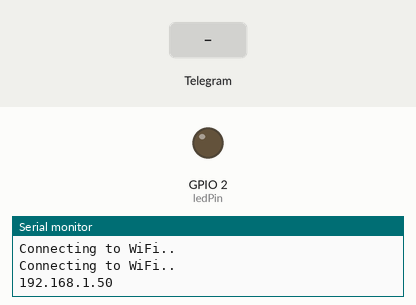
Recording of a sketch running on a simulated ESP8266 (NodeMCU). Shown: output pins drawn as LEDs (lit = HIGH), the last lines printed to the serial monitor. Inputs (shaded band) come from the test bench. WiFi joins after 1.5 s; servers stay silent unless stated.

Above: at 3.2 s.
3.3 s: Telegram message "/led_on" received
At 4.2 s:
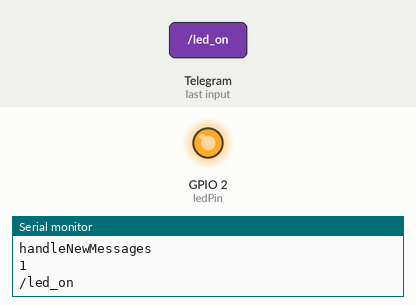
7.0 s: Telegram message "/led_off" received
At 8.9 s:
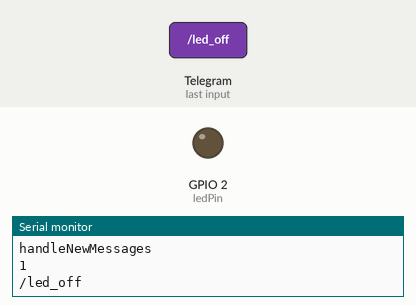
Timing chart, 0 to 10.4 s (numbered marks = the images above; inputs shaded):
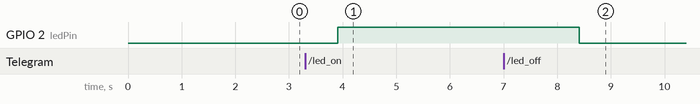

The sketch:

main.ino
```cpp
#ifdef ESP32
#include <WiFi.h>
#else
#include <ESP8266WiFi.h>
#endif
#include <WiFiClientSecure.h>
#include <UniversalTelegramBot.h>   // Universal Telegram Bot Library written by Brian Lough: https://github.com/witnessmenow/Universal-Arduino-Telegram-Bot
#include <ArduinoJson.h>
// Replace with your network credentials
const char* ssid = "Your_SSID";
const char* password = "Your_pass";
// Initialize Telegram BOT
#define BOTtoken "Your_Bot_Token"  // your Bot Token (Get from Botfather)
// Use @myidbot to find out the chat ID of an individual or a group
// Also, you need to click "start" on a bot before it can
// message you
#define CHAT_ID "Your_chat_id"
WiFiClientSecure client;
UniversalTelegramBot bot(BOTtoken, client);
// Checks for new messages every 1 second.
int botRequestDelay = 1000;
unsigned long lastTimeBotRan;
const int ledPin = 2;
bool ledState = LOW;
// Handle new receive messages
void handleNewMessages(int numNewMessages) {
  Serial.println("handleNewMessages");
  Serial.println(String(numNewMessages));
  for (int i=0; i<numNewMessages; i++) {
    // Chat id of the requester
    String chat_id = String(bot.messages[i].chat_id);
    if (chat_id != CHAT_ID){
      bot.sendMessage(chat_id, "Unauthorized user", "");
      continue;
    }
    // Print the received message
    String text = bot.messages[i].text;
    Serial.println(text);
    String from_name = bot.messages[i].from_name;
    if (text == "/start") {
      String welcome = "Welcome, " + from_name + ".\n";
      welcome += "Use the following commands to control your outputs.\n\n";
      welcome += "/led_on to turn GPIO ON \n";
      welcome += "/led_off to turn GPIO OFF \n";
      welcome += "/state to request current GPIO state \n";
      bot.sendMessage(chat_id, welcome, "");
    }
    if (text == "/led_on") {
      bot.sendMessage(chat_id, "LED state set to ON", "");
      ledState = HIGH;
      digitalWrite(ledPin, ledState);
    }
    if (text == "/led_off") {
      bot.sendMessage(chat_id, "LED state set to OFF", "");
      ledState = LOW;
      digitalWrite(ledPin, ledState);
    }
    if (text == "/state") {
      if (digitalRead(ledPin)){
        bot.sendMessage(chat_id, "LED is ON", "");
      }
      else{
        bot.sendMessage(chat_id, "LED is OFF", "");
      }
    }
}
}
void setup() {
  Serial.begin(115200);
  #ifdef ESP8266
    client.setInsecure();
  #endif
  pinMode(ledPin, OUTPUT);
  digitalWrite(ledPin, ledState);
  // Connect to Wi-Fi
  WiFi.mode(WIFI_STA);
  WiFi.begin(ssid, password);
  WiFi.setSleep(false);
  while (WiFi.status() != WL_CONNECTED) {
    delay(1000);
    Serial.println("Connecting to WiFi..");
  }
  // Print ESP32 Local IP Address
  Serial.println(WiFi.localIP());
}
void loop() {
  if (millis() > lastTimeBotRan + botRequestDelay)  {
    int numNewMessages = bot.getUpdates(bot.last_message_received + 1);
    while(numNewMessages) {
      Serial.println("got response");
      handleNewMessages(numNewMessages);
      numNewMessages = bot.getUpdates(bot.last_message_received + 1);
    }
    lastTimeBotRan = millis();
  }
}
```

Measured:
- after the input at 3.3 s, GPIO 2 (ledPin): LOW → HIGH after 0.60 s
- after the input at 7.0 s, GPIO 2 (ledPin): HIGH → LOW after 1.4 s
